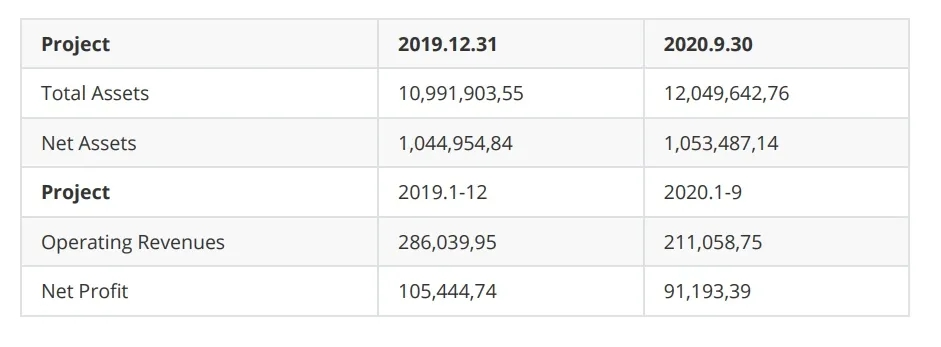
#> input picture Development_tradionell/imageTest/einfach_table.jpg, 941 x 347 px, found by its file name
$ python delet_all_lines.py
#> lines starting #> are read from the running program, lines starting #| are printed output that depends on the picture; after the words box and inside, x2 and y2 are one past the last pixel; in counts of white or black regions, pixels touching at a corner belong together

# Entfernen alle Linien und wandeln die Tabelle in eine rahmenlose Tabelle um

### Die Funktionalität ist hier vollständig, aber noch nicht als Funktion gekapselt. ###


import cv2
import matplotlib.pyplot as plt
import numpy as np


gray_image = cv2.imread('Development_tradionell\imageTest\einfach_table.jpg',0)
#> gray_image: shape (347, 941); min 37, max 255, mean 246.2
bina_image = cv2.adaptiveThreshold(gray_image, 255, cv2.ADAPTIVE_THRESH_GAUSSIAN_C, cv2.THRESH_BINARY, 5, 5)
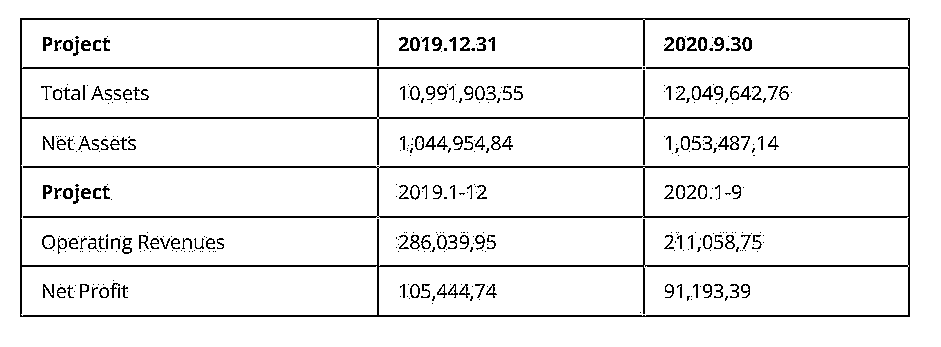
#> bina_image: shape (347, 941); 92.9% white; black in thin lines or dots, all inside (x1, y1, x2, y2) = (20, 18, 910, 317)

def LSDGetLines(img):
    '''
    - lines mark by LSD
    - input is a gray image
    - output is a new white image with same shape of input image, on it is the lines of image, location to location

    input - img             --- binar image
    return - white_image    --- is a bina image

    '''
    long_size = 20
    copy_image = np.zeros((img.shape[0], img.shape[1]))

    lsd = cv2.createLineSegmentDetector(0, scale=1)
    dlines = lsd.detect(img)

    for dline in dlines[0]:
        x0 = int(round(dline[0][0]))
        y0 = int(round(dline[0][1]))
        x1 = int(round(dline[0][2]))
        y1 = int(round(dline[0][3]))
        long = (y1-y0)*(y1-y0)+(x1-x0)*(x1-x0)
        if long >= long_size*long_size:
            cv2.line(copy_image, (x0, y0), (x1, y1), color=255,
                        thickness=3, lineType=cv2.LINE_AA)
#> this loop made 279 passes
#> (dline, x0, y0, x1, y1, long) on passes 1 to 3: ([[695.3, 297.5, 695.4, 286.5]], 695, 298, 695, 286, 144), ([[411.6, 188.5, 411.9, 195.6]], 412, 188, 412, 196, 64), ([[697.8, 196.5, 697.6, 187.5]], 698, 197, 698, 187, 100)
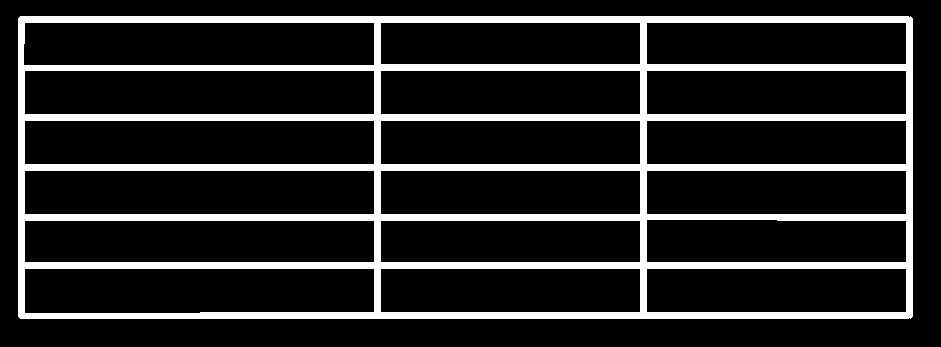
#> copy_image: shape (347, 941) float64; 15.4% white; 1 white region, box (x1, y1, x2, y2) and area: (18, 16, 913, 319) 50278

    return  copy_image


copy_image = LSDGetLines(gray_image)

def And_Border(img1, img2):
    '''
    merge two images

    '''
    img1 = np.array(img1, np.uint8)
    img2 = np.array(img2, np.uint8)

    image = img1+img2
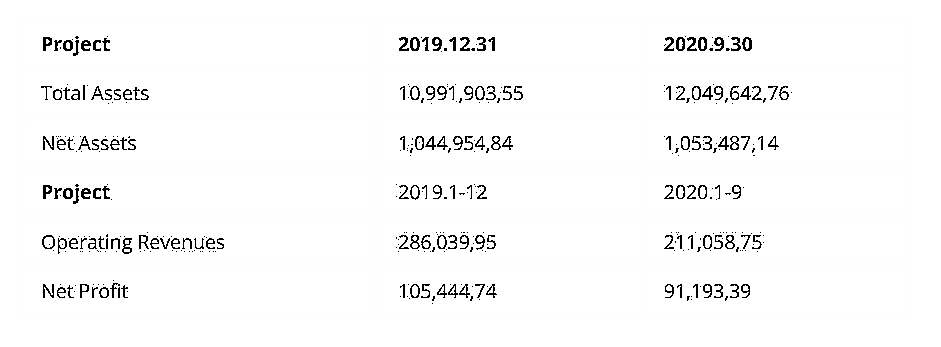
#> image: shape (347, 941); min 0, max 255, mean 248.3

    return image

image = And_Border(copy_image, bina_image)
print(image.shape)
#| (347, 941)
plt.imshow(image, cmap='gray')
plt.show()

$ run again, with Development_tradionell/imageTest/Scan_0.png saved as Development_tradionell/imageTest/einfach_table.jpg
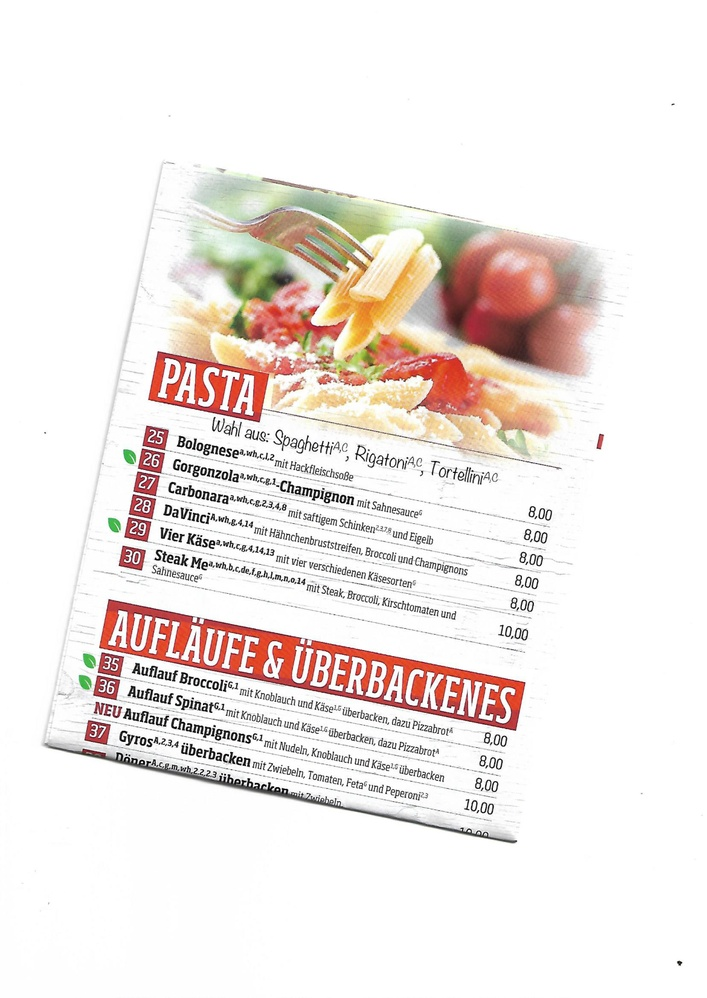
#> input picture Development_tradionell/imageTest/Scan_0.png, 707 x 998 px, shrunk from 1192 x 1684 before the run, found by its file name
#> `bina_image = cv2.adaptiveThreshold(gray_image, 255, cv2.ADAPTIVE_THRES..`:
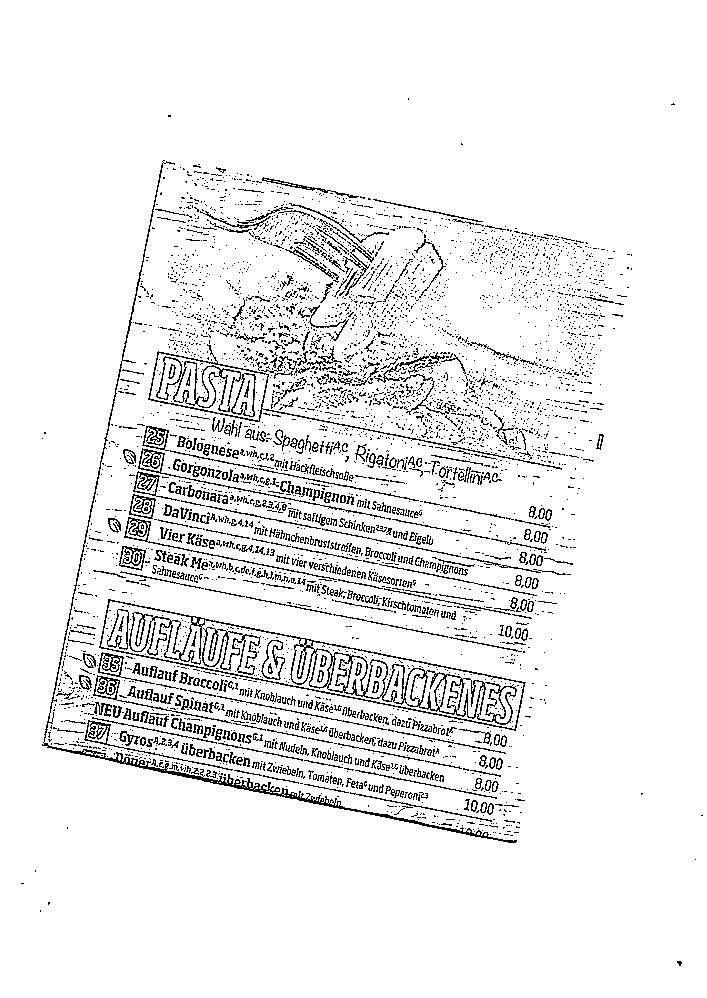
#> bina_image: shape (998, 707); 92.9% white; black in thin lines or dots, all inside (x1, y1, x2, y2) = (21, 98, 703, 966)
#> the loop in LSDGetLines, `for dline in dlines[0]:` made 841 passes
#> (dline, x0, y0, x1, y1, long) on passes 1 to 3: ([[188.3, 753.5, 189.9, 744.4]], 188, 753, 190, 744, 85), ([[232.1, 470.4, 230.3, 479.5]], 232, 470, 230, 479, 85), ([[479.9, 810.4, 481, 802.9]], 480, 810, 481, 803, 50)
#> img1: shape (998, 707); 7.9% white; 105 white regions, largest, box (x1, y1, x2, y2) and area: (39, 158, 519, 847) 8064, (95, 597, 528, 733) 6790, (146, 349, 564, 471) 3924
#> in And_Border, `image = img1+img2`:
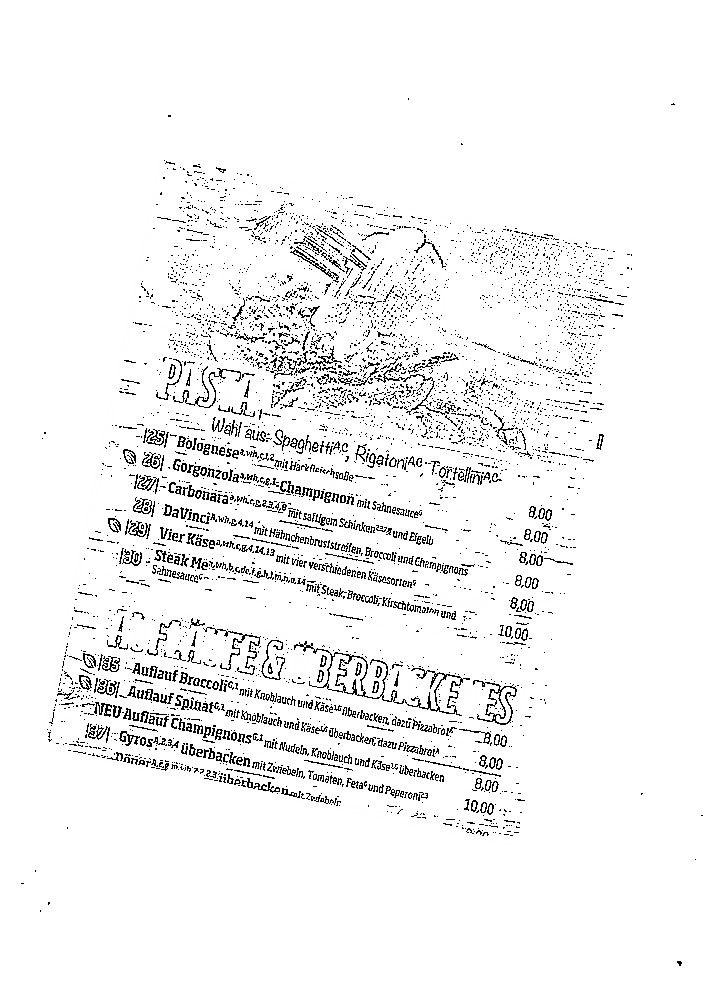
#> image: shape (998, 707); min 0, max 255, mean 242.5
#| (998, 707)

$ run again, with Development_tradionell/imageTest/image2.png saved as Development_tradionell/imageTest/einfach_table.jpg
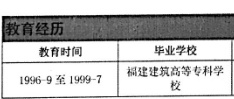
#> input picture Development_tradionell/imageTest/image2.png, 234 x 99 px, found by its file name
#> gray_image is the input picture: shape (99, 234); min 0, max 255, mean 191.5
#> `bina_image = cv2.adaptiveThreshold(gray_image, 255, cv2.ADAPTIVE_THRES..`:
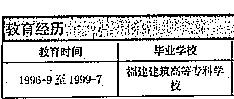
#> bina_image: shape (99, 234); 82.4% white; black in thin lines or dots, all inside (x1, y1, x2, y2) = (1, 13, 234, 99)
#> the loop in LSDGetLines, `for dline in dlines[0]:` made 56 passes
#> (dline, x0, y0, x1, y1, long) on passes 1 to 8: ([[2.5, 15.59, 232.5, 13.13]], 3, 16, 233, 13, 52909), ([[3.49, 96.87, 115.5, 95.39]], 3, 97, 115, 95, 12548), ([[232.5, 95.71, 23.5, 97.84]], 233, 96, 24, 98, 43685), ([[117.5, 40.52, 2.5, 41.6]], 118, 41, 3, 42, 13226), ([[71.54, 76.5, 71.64, 82.52]], 72, 76, 72, 83, 49), ([[3.5, 61.6, 115.5, 60.12]], 4, 62, 116, 60, 12548), ([[230.5, 92.5, 230.5, 61.5]], 230, 92, 230, 62, 900), ([[69.98, 82.63, 70.54, 76.5]], 70, 83, 71, 77, 37)
#> img1: shape (99, 234); 27.5% white; 1 white region, box (x1, y1, x2, y2) and area: (0, 11, 234, 99) 6382
#> in And_Border, `image = img1+img2`:
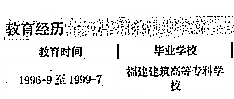
#> image: shape (99, 234); min 0, max 255, mean 232.5
#| (99, 234)
